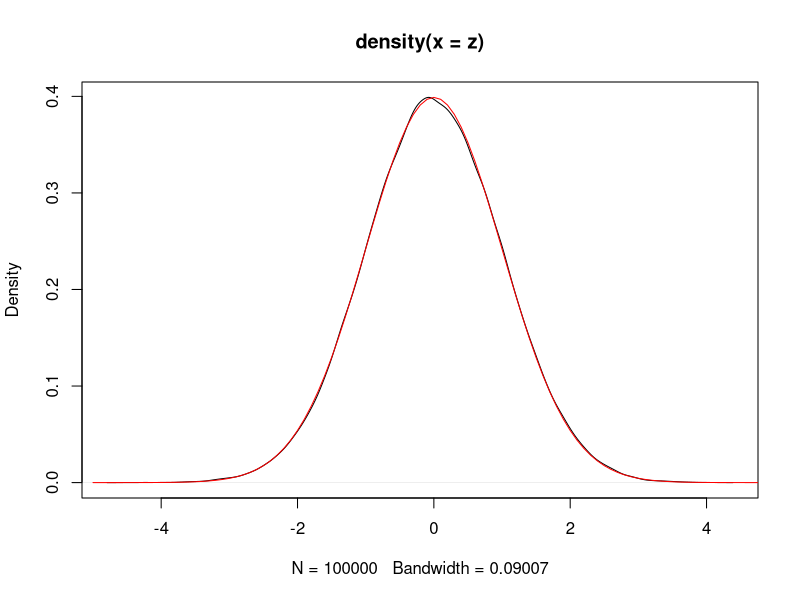

Recreate this plot in R.
### random draws from a skew normal distribution

n = 100000
delta = 0.0
u_0 = rnorm(n, 0, 1)
v = rnorm(n, 0, 1)

u_1 = delta*u_0 + sqrt(1-delta^2)*v

z = ifelse(u_0 >= 0, u_1, -u_1)

plot(density(z))

alpha = delta / sqrt(1-delta^2)

dskewnormal = function(x, ksi, omega, alpha)
    2/omega * dnorm(x, ksi, omega) * pnorm(alpha*(x-ksi)/omega)

curve(dskewnormal(x, 0, 1, alpha), add=TRUE, from = -5, to = 5, col='red')
